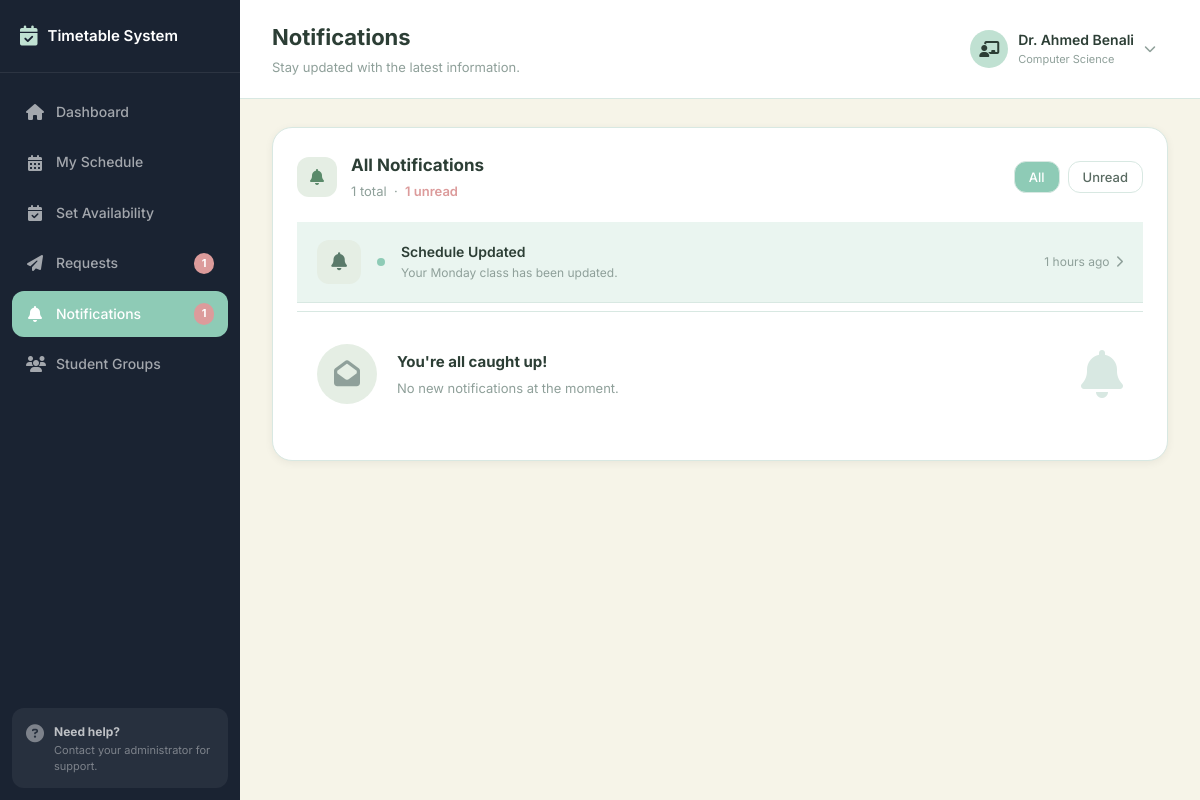
/pages/professor/notifications.php (signed in), run on the app's committed database.
### tables this page shows
CREATE TABLE departments (
    id         INT AUTO_INCREMENT PRIMARY KEY,
    name       VARCHAR(100) NOT NULL,
    code       VARCHAR(20)  NOT NULL UNIQUE,
    created_at TIMESTAMP DEFAULT CURRENT_TIMESTAMP
);

CREATE TABLE notifications (
    id         INT AUTO_INCREMENT PRIMARY KEY,
    user_id    INT NOT NULL,
    title      VARCHAR(150) NOT NULL,
    message    TEXT         NOT NULL,
    type       ENUM(
                  'info',
                  'success',
                  'warning',
                  'error'
               ) DEFAULT 'info',
    is_read    TINYINT(1) DEFAULT 0,
    created_at TIMESTAMP DEFAULT CURRENT_TIMESTAMP,
    FOREIGN KEY (user_id) REFERENCES users(id)
        ON DELETE CASCADE
);

### includes/auth.php (called while the page is built, shortened)
<?php
function currentUser(): array {
    return [
        'id'   => $_SESSION['user_id'] ?? null,
        'name' => $_SESSION['name']    ?? null,
        'role' => $_SESSION['role']    ?? null,
    ];
}
?>

### pages/professor/notifications.php (the view, shortened to what this page needs)
<?php
require_once dirname(__DIR__, 2) . '/includes/auth.php';
require_once dirname(__DIR__, 2) . '/includes/db.php';
$user = currentUser();
$activePage   = 'notifications';
$pageTitle    = 'Notifications';
$pageSubtitle = 'Stay updated with the latest information.';
$stmt = $pdo->prepare("
    SELECT COUNT(*) FROM notifications
    WHERE user_id = ? AND is_read = 0
");
$stmt->execute([$user['id']]);
$unreadCount = $stmt->fetchColumn();
$stmt = $pdo->prepare("
    SELECT d.name as department
    FROM users u
    LEFT JOIN departments d ON u.department_id = d.id
    WHERE u.id = ?
");
$stmt->execute([$user['id']]);
$profInfo = $stmt->fetch();
$stmt = $pdo->prepare("
    SELECT COUNT(*) FROM requests
    WHERE professor_id = ? AND status = 'pending'
");
$stmt->execute([$user['id']]);
$pendingRequests = $stmt->fetchColumn();
$stmt = $pdo->prepare("
    SELECT * FROM notifications
    WHERE user_id = ?
    ORDER BY created_at DESC
");
$stmt->execute([$user['id']]);
$notifications = $stmt->fetchAll();
function timeAgo($datetime) {
    $diff = time() - strtotime($datetime);
    if ($diff < 86400) return floor($diff / 3600)  . ' hours ago';
    return                     floor($diff / 86400) . ' days ago';
}
function getNotifIcon($type) {
    return match($type) {
        'success' => ['fa-circle-check',      'notif-icon-new'],
        'warning' => ['fa-triangle-exclamation','notif-icon-time'],
        'error'   => ['fa-circle-xmark',      'notif-icon-room'],
        default   => ['fa-bell',              'notif-icon-info'],
    };
}
function getDot($type) {
    return match($type) {
        'success' => 'dot-green',
        'info'    => 'dot-blue',
        'warning' => 'dot-orange',
        'error'   => 'dot-orange',
        default   => 'dot-grey',
    };
}
require_once dirname(__DIR__, 2) . '/includes/header.php';
?>
<div class="card">
    <div style="display:flex;
                align-items:center;
                justify-content:space-between;
                margin-bottom:20px;">
        <div style="display:flex;
                    align-items:center;
                    gap:14px;">
            <div class="updates-icon">
                <i class="fa-solid fa-bell"></i>
            </div>
            <div>
                <h2 style="font-size:17px;
                           font-weight:700;
                           color:var(--color-text-dark);">
                    All Notifications
                </h2>
                <p style="font-size:13px;
                          color:var(--color-text-light);
                          margin-top:2px;">
                    <?= count($notifications) ?> total
                    <?php if ($unreadCount > 0): ?>
                        &nbsp;·&nbsp;
                        <span style="color:var(--color-rose);
                                     font-weight:600;">
                            <?= $unreadCount ?> unread
                        </span>
                    <?php endif; ?>
                </p>
            </div>
        </div>
        <div style="display:flex; gap:8px;">
            <button onclick="filterNotifs('all')"
                    id="btn-all"
                    style="padding:7px 14px;
                           border-radius:var(--radius-md);
                           border:1px solid var(--color-border);
                           background:var(--color-mint-dark);
                           color:white;
                           font-size:13px;
                           font-weight:500;
                           cursor:pointer;">
                All
            </button>
            <button onclick="filterNotifs('unread')"
                    id="btn-unread"
                    style="padding:7px 14px;
                           border-radius:var(--radius-md);
                           border:1px solid var(--color-border);
                           background:var(--color-white);
                           color:var(--color-text-mid);
                           font-size:13px;
                           font-weight:500;
                           cursor:pointer;">
                Unread
            </button>
        </div>
    </div>
    <div class="notif-list" id="notifList">
        <?php if (empty($notifications)): ?>
            <div class="caught-up">
                <div class="caught-up-icon">
                    <i class="fa-solid fa-envelope-open"></i>
                </div>
                <div class="caught-up-text">
                    <strong>You're all caught up!</strong>
                    <p>No notifications at the moment.</p>
                </div>
                <i class="fa-solid fa-bell bell-decoration"></i>
            </div>
        <?php else: ?>
            <?php foreach ($notifications as $notif):
                [$icon, $iconClass] = getNotifIcon($notif['type']);
                $dotClass  = getDot($notif['type']);
                $wasUnread = !$notif['is_read'];
            ?>
            <div class="notif-item <?= $wasUnread ? 'unread' : '' ?>"
                 data-read="<?= $wasUnread ? '0' : '1' ?>">
                <div class="notif-item-icon <?= $iconClass ?>">
                    <i class="fa-solid <?= $icon ?>"></i>
                </div>
                <span class="notif-dot <?= $dotClass ?>"></span>
                <div class="notif-body">
                    <div class="notif-title">
                        <strong>
                            <?= htmlspecialchars($notif['title']) ?>
                        </strong>
                    </div>
                    <div class="notif-sub">
                        <?= htmlspecialchars($notif['message']) ?>
                    </div>
                </div>
                <div class="notif-time">
                    <?= timeAgo($notif['created_at']) ?>
                    <i class="fa-solid fa-chevron-right notif-arrow"></i>
                </div>
            </div>
            <?php endforeach; ?>
            <div class="caught-up"
                 style="border-top:1px solid var(--color-border);
                        margin-top:8px;">
                <div class="caught-up-icon">
                    <i class="fa-solid fa-envelope-open"></i>
                </div>
                <div class="caught-up-text">
                    <strong>You're all caught up!</strong>
                    <p>No new notifications at the moment.</p>
                </div>
                <i class="fa-solid fa-bell bell-decoration"></i>
            </div>
        <?php endif; ?>
    </div>
</div>
<?php
require_once dirname(__DIR__, 2) . '/includes/footer.php';
?>

### includes/header.php (shortened to what this page needs)
<!DOCTYPE html>
<html lang="en">
<head>
    <link rel="stylesheet"
          href="https://cdnjs.cloudflare.com/ajax/libs/font-awesome/6.5.0/css/all.min.css">
    <link rel="stylesheet" href="/TimeTable/assets/css/global.css?v=<?= time() ?>">
    <link rel="stylesheet" href="/TimeTable/assets/css/dashboard.css?v=<?= time() ?>">
</head>
<body>
<div class="layout">
    <aside class="sidebar">
        <div class="sidebar-header">
            <div class="sidebar-logo">
                <i class="fa-solid fa-calendar-check"></i>
                <span>Timetable System</span>
            </div>
        </div>
        <nav class="sidebar-nav">
            <?php if ($user['role'] === 'student'): ?>
                <a href="/TimeTable/pages/student/dashboard.php"
                   class="nav-item <?= ($activePage==='dashboard') ? 'active':'' ?>">
                    <i class="fa-solid fa-house"></i>
                    <span>Dashboard</span>
                </a>
                <a href="/TimeTable/pages/student/timetable.php"
                   class="nav-item <?= ($activePage==='timetable') ? 'active':'' ?>">
                    <i class="fa-solid fa-calendar-days"></i>
                    <span>My Timetable</span>
                </a>
                <a href="/TimeTable/pages/student/notifications.php"
                   class="nav-item <?= ($activePage==='notifications') ? 'active':'' ?>">
                    <i class="fa-solid fa-bell"></i>
                    <span>Notifications</span>
                    <?php if (!empty($unreadCount) && $unreadCount > 0): ?>
                        <span class="nav-badge"><?= $unreadCount ?></span>
                    <?php endif; ?>
                </a>
                <a href="/TimeTable/pages/student/group_switch.php"
                    class="nav-item <?= ($activePage==='group_switch') ? 'active':'' ?>">
                    <i class="fa-solid fa-right-left"></i>
                    <span>Switch Group</span>
                </a>
            <?php elseif ($user['role'] === 'professor'): ?>
                <a href="/TimeTable/pages/professor/dashboard.php"
                   class="nav-item <?= ($activePage==='dashboard') ? 'active':'' ?>">
                    <i class="fa-solid fa-house"></i>
                    <span>Dashboard</span>
                </a>
                <a href="/TimeTable/pages/professor/schedule.php"
                   class="nav-item <?= ($activePage==='schedule') ? 'active':'' ?>">
                    <i class="fa-solid fa-calendar-days"></i>
                    <span>My Schedule</span>
                </a>
                <a href="/TimeTable/pages/professor/availability.php"
                   class="nav-item <?= ($activePage==='availability') ? 'active':'' ?>">
                    <i class="fa-solid fa-calendar-check"></i>
                    <span>Set Availability</span>
                </a>
                <a href="/TimeTable/pages/professor/requests.php"
                   class="nav-item <?= ($activePage==='requests') ? 'active':'' ?>">
                    <i class="fa-solid fa-paper-plane"></i>
                    <span>Requests</span>
                    <?php if (!empty($pendingRequests) && $pendingRequests > 0): ?>
                        <span class="nav-badge"><?= $pendingRequests ?></span>
                    <?php endif; ?>
                </a>
                <a href="/TimeTable/pages/professor/notifications.php"
                   class="nav-item <?= ($activePage==='notifications') ? 'active':'' ?>">
                    <i class="fa-solid fa-bell"></i>
                    <span>Notifications</span>
                    <?php if (!empty($unreadCount) && $unreadCount > 0): ?>
                        <span class="nav-badge"><?= $unreadCount ?></span>
                    <?php endif; ?>
                </a>
                <a href="/TimeTable/pages/professor/groups.php"
                   class="nav-item <?= ($activePage==='groups') ? 'active':'' ?>">
                    <i class="fa-solid fa-users"></i>
                    <span>Student Groups</span>
                </a>
            <?php endif; ?>
        </nav>
        <div class="sidebar-help">
            <div class="help-icon">
                <i class="fa-solid fa-circle-question"></i>
            </div>
            <div class="help-text">
                <strong>Need help?</strong>
                <p>Contact your administrator for support.</p>
            </div>
        </div>
    </aside>
    <div class="main-wrapper">
        <header class="topbar">
            <div class="topbar-left">
                <h1 class="page-heading">
                    <?= $pageTitle ?? 'Dashboard' ?>
                </h1>
                <p class="page-subtitle">
                    <?= $pageSubtitle ?? '' ?>
                </p>
            </div>
            <div class="topbar-right">
                <div class="user-dropdown-wrapper">
                    <div class="user-info" onclick="toggleDropdown()">
                        <div class="user-avatar">
                            <?php if ($user['role'] === 'student'): ?>
                                <i class="fa-solid fa-user"></i>
                            <?php elseif ($user['role'] === 'professor'): ?>
                                <i class="fa-solid fa-chalkboard-user"></i>
                            <?php else: ?>
                                <i class="fa-solid fa-user-shield"></i>
                            <?php endif; ?>
                        </div>
                        <div class="user-details">
                            <span class="user-name">
                                <?= htmlspecialchars($user['name'] ?? '') ?>
                            </span>
                            <span class="user-role">
                                <?php if ($user['role'] === 'student'): ?>
                                    <?= htmlspecialchars($studentGroup['level']      ?? '') ?>
                                    <?= htmlspecialchars($studentGroup['department'] ?? 'Student') ?>
                                <?php elseif ($user['role'] === 'professor'): ?>
                                    <?= htmlspecialchars($profInfo['department'] ?? 'Professor') ?>
                                <?php else: ?>
                                    Administrator
                                <?php endif; ?>
                            </span>
                        </div>
                        <i class="fa-solid fa-chevron-down chevron-icon" id="dropdownChevron"></i>
                    </div>
                </div>
            </div>
        </header>
        <main class="main-content">

### assets/css/global.css (style rules this page uses)
*, *::before, *::after { margin: 0; padding: 0; box-sizing: border-box; }
:root { --color-mint: #C0E1D2; --color-sage: #E5EEE4; --color-cream: #F6F4E8; --color-rose: #DC9B9B; --color-mint-dark: #8ECBB6; --color-mint-light: #EAF5F0; --color-rose-dark: #C47A7A; --color-rose-light: #F7E5E5; --color-text-dark: #2C3E35; --color-text-mid: #5A6B62; --color-text-light: #8FA09A; --color-white: #FFFFFF; --color-border: #D8E8E2; --font-main: 'Inter', sans-serif; --shadow-sm: 0 2px 8px rgba(0,0,0,0.06); --shadow-md: 0 4px 20px rgba(0,0,0,0.10); --shadow-lg: 0 8px 40px rgba(0,0,0,0.14); --radius-sm: 6px; --radius-md: 12px; --radius-lg: 20px; --radius-xl: 32px; --transition: all 0.25s ease; }
html, body { height: 100%; font-family: var(--font-main); background-color: var(--color-cream); color: var(--color-text-dark); line-height: 1.6; -webkit-font-smoothing: antialiased; }
a { text-decoration: none; color: inherit; }
button { font-family: var(--font-main); cursor: pointer; border: none; outline: none; }

### includes/header.php (style rules this page uses)
.user-dropdown-wrapper { position: relative; }
.user-info { display: flex; align-items: center; gap: 10px; cursor: pointer; padding: 8px 12px; border-radius: var(--radius-md); transition: var(--transition); user-select: none; }
.chevron-icon { font-size: 12px; color: var(--color-text-light); transition: transform 0.25s ease; }

### data on the page
departments: name "Computer Science"
notifications: title "Schedule Updated", message "Your Monday class has been updated.", created_at "1 hours ago"

### other printed values
$pendingRequests "1"
$unreadCount "1"
$pageTitle "Notifications"
$pageSubtitle "Stay updated with the latest information."
$user['name'] "Dr. Ahmed Benali"
count($notifications) "1"
